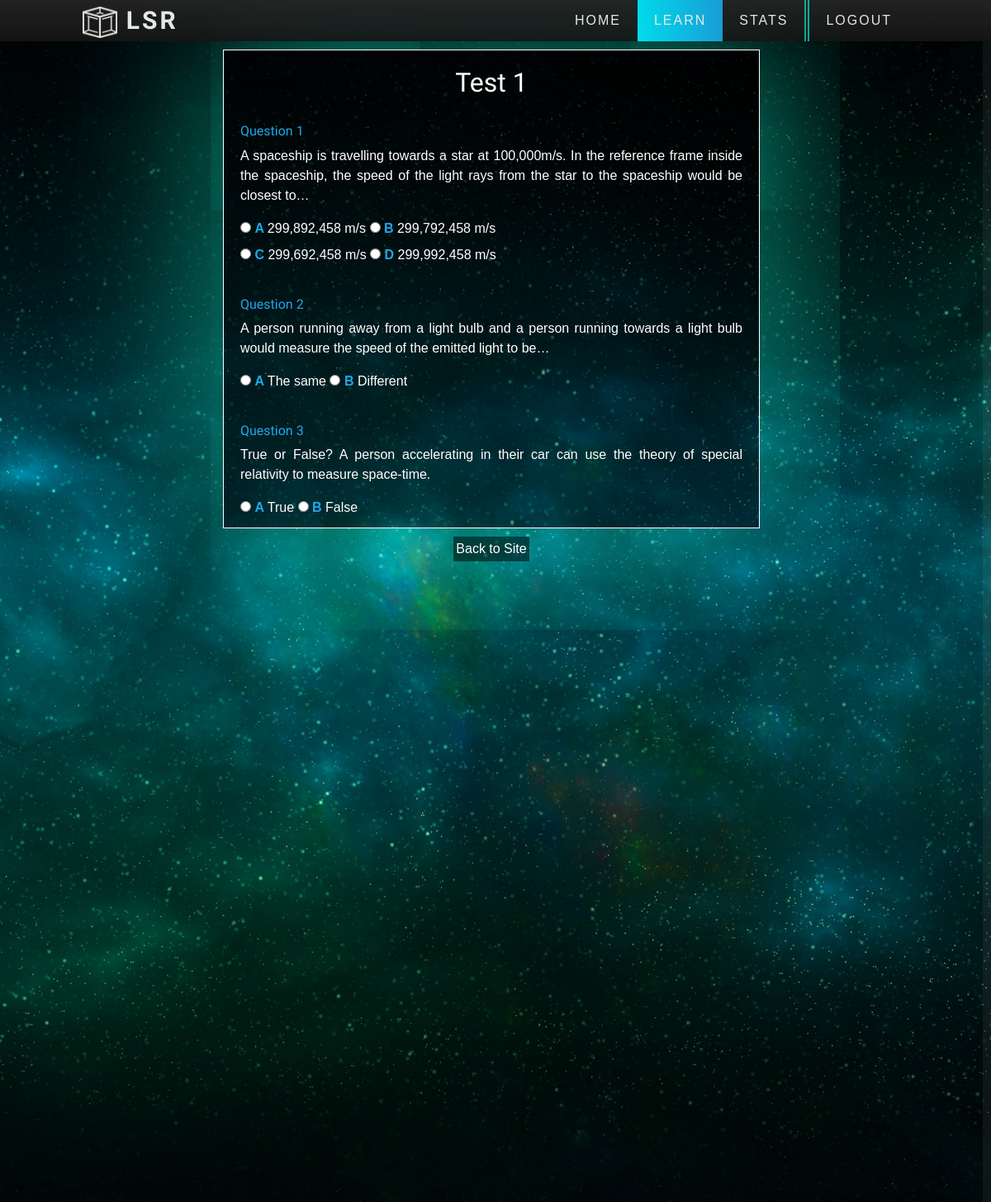
Page /learn/test (signed in) on the committed database.
### app/models.py (models this page shows, shortened)
class TestQuestion(db.Model):
    __tablename__ = 'test_question'
    id = db.Column(db.Integer, primary_key=True)
    number = db.Column(db.Integer, nullable=False)
    text = db.Column(db.String(100))
    answer = db.Column(db.String(100))
    answers = db.relationship('TestAnswer')
    test_number = db.Column(db.Integer, db.ForeignKey('test.number'))
    db.UniqueConstraint('number', 'test_number')

class TestAnswer(db.Model):
    __tablename__ = 'test_answer'
    id = db.Column(db.Integer, primary_key=True)
    number = db.Column(db.Integer, nullable=False)
    text = db.Column(db.String(100))
    correct = db.Column(db.Boolean)
    question_id = db.Column(db.Integer, db.ForeignKey('test_question.id'))
    db.UniqueConstraint('number', 'question_id')

### app/routes.py (the view)
@routes.route('/learn/test')
@login_required
def test():
    test_number = request.args.get('test_number')
    if not test_number or not test_number.isdigit(): test_number = 1
    test_number = int(test_number)
    if test_number not in (1,2,3): test_number = 1
    questions = Test.query.filter_by(number=test_number).first().questions
    return render_template(
        'test.html',
        user=current_user,
        theme=get_theme(),
        test_number=test_number,
        questions=questions,
        len=len,
        enumerate=enumerate,
        zip=zip,
        number_sorted = number_sorted
    )

### app/__init__.py (called while the page is built)
def create_app():
  db.init_app(app)
  from .routes import routes
  from .auth import auth
  app.register_blueprint(routes, url_prefix='/')
  app.register_blueprint(auth, url_prefix='/')
  from .models import User
  create_database(app)
  login_manager = LoginManager()
  login_manager.login_view = "auth.login"
  login_manager.init_app(app)
  @login_manager.user_loader
  def load_user(id): return User.query.get(int(id))
  return app

### app/models.py (called while the page is built)
    def selected_theme(self): return self.theme

### app/routes.py (called while the page is built)
def get_theme(): return current_user.selected_theme() if current_user.is_authenticated else "Blue"

def number_sorted(l): return sorted(l, key=lambda x: x.number)

### app/templates/test.html (shortened to what this page needs)
{% extends "base.html" %}
{% block body %}<body onload="init_test('{{theme}}')">{% endblock %}
{% block content %}
<form id="quiz" action="{{ url_for('routes.results') }}" method="POST">
    <div class="quizBox">
		<h2>Test {{test_number}}</h2>
        {% for q in questions %}
        <h3>Question {{q.number}}</h3>
		<p>{{q.text}}<br /></p>
        {% for i, (l, a) in enumerate(zip(('A','B','C','D'), number_sorted(q.answers))) %}
		<input id="{{q.number}}{{a.number}}" type="radio" name="{{q.number}}" value="{{a.number}}" />
		<label for="{{q.number}}{{a.number}}"><span class="quizLetter">{{l}} </span>{{a.text}}</label>
        {% if i < len(q.answers) and i % 2 == 1 %}<br>{% endif %}
        {% else %}
        <input class="textAns" id="{{q.number}}" type="text" name="{{q.number}}" autocomplete="off" />
        {% endfor %}
        {% endfor %}
	</div>
</form>
<div class="pageArrow pageArrowDown" style="left: 100px">
</div>
<div class="pageArrow pageArrowDown" style="right: 100px">
</div>
{% endblock %}

### app/templates/base.html (shortened to what this page needs)
<!DOCTYPE html>
<html>
	<head>
		<link rel="stylesheet" href="https://maxcdn.bootstrapcdn.com/bootstrap/4.5.2/css/bootstrap.min.css" />
		<link
			rel="stylesheet"
			href="https://stackpath.bootstrapcdn.com/font-awesome/4.7.0/css/font-awesome.min.css"
		/>
		<link rel="stylesheet" type="text/css" href="{{ url_for('static', filename='style.css') }}" />
	</head>
	{% block body %}{% endblock %}
		<div id="scrollPath"></div>
		<header>
			<a href="{{ url_for('routes.home') }}">
			<div class="logo">
				<img src="{{ url_for('static', filename='pictures/logoi.png') }}" class="logopic" /> LSR
			</div>
			</a>
			<nav>
				<ul>
					<li><a class="navButton navHome" href="{{ url_for('routes.home')}}">Home</a></li>
					<li><a class="navButton navLearn" href="{{ url_for('routes.learn')}}">Learn</a></li>
					<li><a class="navButton navStats" href="{{ url_for('routes.stats')}}">Stats</a></li>
					{% if user.is_authenticated %}
					<li><a class="navButton navLogout" href="{{ url_for('auth.logout')}}">Logout</a></li>
					{% else %}
					<li><a class="navButton navLogin" href="{{ url_for('auth.login')}}">Login</a></li>
					{% endif %}
				</ul>
			</nav>
		</header>
		 {% block content %} {% endblock %}
	<div id="back"><a href="https://jasperpato.online">Back to Site</a></div>
	</body>
</html>

### app/static/style.css (style rules this page uses)
:root { --background: url('backgrounds/BackgroundBlue.jpg'); --colour1: grey; --colour2: grey; --colour3: grey; --blue3: #1da9eb; --red3: #bd1010; --purple3: #6a0496; --green3: #05ab48; --boxShadow: rgba(9, 241, 203, 0.75); }
body { margin: 0; padding: 0; font-family: sans-serif; color: #fff; background-image: var(--background); background-position: center; background-size: cover; background-attachment: fixed; padding-right: 10px; padding-bottom: 50px; overflow: hidden; overflow-y: scroll; }
a { color: var(--colour1); }
div#back { width: fit-content; margin: auto; font-size: 1em; background: rgba(0, 0, 0, 0.5); color: white; padding: 3px 3px; margin-top: 10px; }
div#back a { text-decoration: none; color: white; }
header { position: absolute; top: 0; left: 0; padding: 0 100px; background: linear-gradient(#262626, #161616); width: 100%; box-sizing: border-box; opacity: 0.9; z-index: 1000; }
header .logo { color: #fff; font-family: 'Orbitron'; height: 40px; line-height: 50px; font-size: 30px; float: left; font-weight: bolder; letter-spacing: 3px; cursor: pointer; }
.logopic { height: 38px; }
header nav { float: right; }
header nav ul { margin: 0; padding: 0; display: flex; }
header nav ul li { list-style: none; }
header nav ul li a { height: 50px; line-height: 50px; padding: 0 20px; color: #fff; text-decoration: none; display: block; text-transform: uppercase; letter-spacing: 2px; }
header nav ul li:last-of-type a { border-left: 6px double var(--boxShadow); }
header nav ul li a:hover, header nav ul li a.active { color: #fff; background: linear-gradient(90deg, var(--colour1), var(--colour2)); }
#scrollPath { position: fixed; top: 0; right: 0; width: 10px; height: 100%; background: rgba(255, 255, 255, 0.05); }
.pageArrow { position: absolute; width: 110px; height: 110px; transform: translateY(-80px) translateX(-50%) rotate(45deg); opacity: 0.85; }
.pageArrowDown { bottom: 48%; width: 30px; height: 30px; }
.quizBox { margin: auto; margin-top: 60px; width: 650px; transition: 0.5s; border: 1px solid#fff; background: rgba(0.3, 0.3, 0.3, 0.3); padding: 20px; height: 580px; text-align: justify; box-shadow: 0 0 205px var(--boxShadow); overflow: hidden; overflow-y: scroll; }
.quizBox h2 { font-family: 'orbitron'; text-align: center; }
.quizBox h3 { margin-top: 30px; font-family: 'orbitron'; color: var(--colour2); font-size: medium; }
.quizLetter { color: var(--colour2); font-weight: bolder; }

### rows in the picture
TestQuestion: number "1", text "A spaceship is travelling towards a star at 100,000m/s. In the reference frame inside the spaceship, the speed of the light rays from the star to the spaceship would be closest to…", l "A" "B" "C" "D"
TestAnswer: text "299,892,458 m/s"
TestAnswer: text "299,792,458 m/s"
TestAnswer: text "299,692,458 m/s"
TestAnswer: text "299,992,458 m/s"
TestQuestion: number "2", text "A person running away from a light bulb and a person running towards a light bulb would measure the speed of the emitted light to be…", l "A" "B"
TestAnswer: text "The same"
TestAnswer: text "Different"
TestQuestion: number "3", text "True or False? A person accelerating in their car can use the theory of special relativity to measure space-time.", l "A" "B"
TestAnswer: text "True"
TestAnswer: text "False"

### other values in the picture
{{ test_number }} "1"
